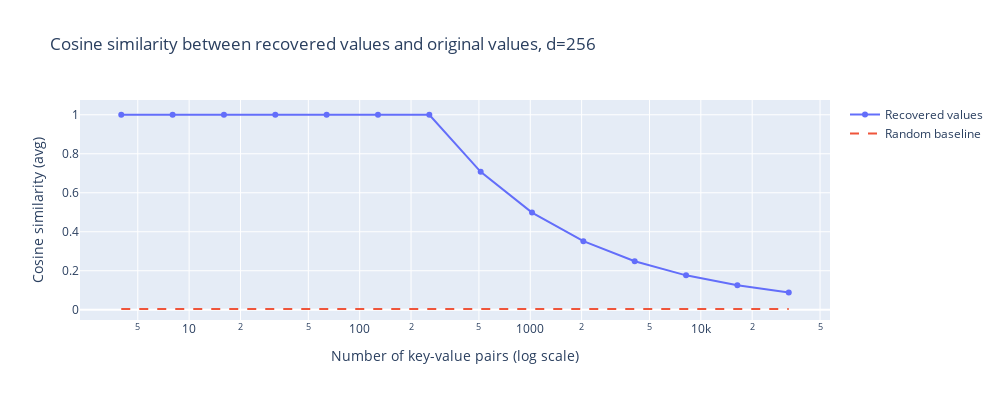
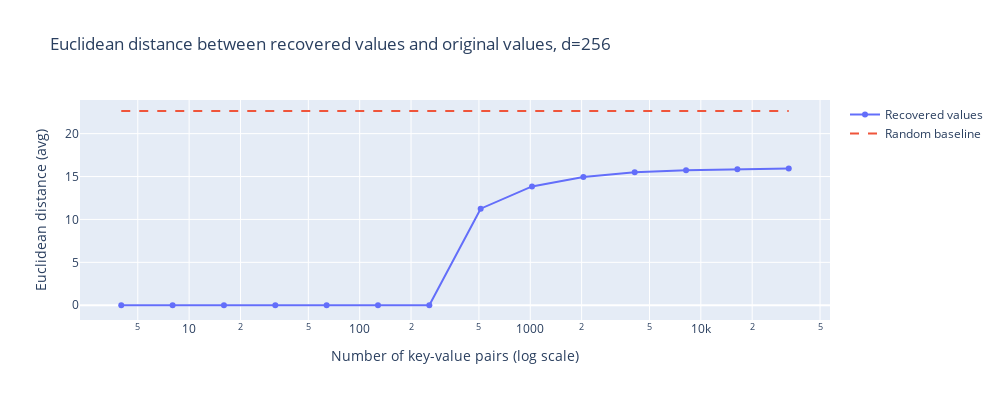

The notebook cell these images were saved under, in order:
### Code cell
fig_cos = go.Figure()
fig_cos.add_trace(go.Scatter(x=n_values, y=cos_sim_values, mode='lines+markers', name='Recovered values'))
fig_cos.add_trace(go.Scatter(x=n_values, y=[baseline_cos_sim]*len(n_values), mode='lines', name='Random baseline', line=dict(dash='dash')))
fig_cos.update_xaxes(title_text="Number of key-value pairs (log scale)", type='log')
fig_cos.update_yaxes(title_text="Cosine similarity (avg)")
fig_cos.update_layout(title=f"Cosine similarity between recovered values and original values, d={d}", height = 400, width=1000)
fig_cos.show()

fig_dist = go.Figure()
fig_dist.add_trace(go.Scatter(x=n_values, y=euclidean_distance_values, mode='lines+markers', name='Recovered values'))
fig_dist.add_trace(go.Scatter(x=n_values, y=[baseline_euclidean_distance]*len(n_values), mode='lines', name='Random baseline', line=dict(dash='dash')))
fig_dist.update_xaxes(title_text="Number of key-value pairs (log scale)", type='log')
fig_dist.update_yaxes(title_text="Euclidean distance (avg)")
fig_dist.update_layout(title=f"Euclidean distance between recovered values and original values, d={d}", height = 400, width=1000)
fig_dist.show()

### Figure 1 — Plotly figure (JSON) as saved in the notebook; plotly's stock layout.template omitted (floating-point values rounded to 4 significant figures)
{"data": [{"mode": "lines+markers", "name": "Recovered values", "type": "scatter", "x": [4, 8, 16, 32, 64, 128, 256, 512, 1024, 2048, 4096, 8192, 16384, 32768], "y": [1.0, 1.0, 1.0, 1, 1, 1, 1, 0.7072, 0.4985, 0.352, 0.2487, 0.1766, 0.1252, 0.08825]}, {"line": {"dash": "dash"}, "mode": "lines", "name": "Random baseline", "type": "scatter", "x": [4, 8, 16, 32, 64, 128, 256, 512, 1024, 2048, 4096, 8192, 16384, 32768], "y": [0.004002, 0.004002, 0.004002, 0.004002, 0.004002, 0.004002, 0.004002, 0.004002, 0.004002, 0.004002, 0.004002, 0.004002, 0.004002, 0.004002]}], "layout": {"height": 400, "title": {"text": "Cosine similarity between recovered values and original values, d=256"}, "width": 1000, "xaxis": {"title": {"text": "Number of key-value pairs (log scale)"}, "type": "log"}, "yaxis": {"title": {"text": "Cosine similarity (avg)"}}}}

### Figure 2 — Plotly figure (JSON) as saved in the notebook; plotly's stock layout.template omitted (floating-point values rounded to 4 significant figures)
{"data": [{"mode": "lines+markers", "name": "Recovered values", "type": "scatter", "x": [4, 8, 16, 32, 64, 128, 256, 512, 1024, 2048, 4096, 8192, 16384, 32768], "y": [6.059e-06, 6.499e-06, 9.559e-06, 1.089e-05, 1.563e-05, 2.218e-05, 0.0003607, 11.25, 13.85, 14.95, 15.5, 15.74, 15.86, 15.93]}, {"line": {"dash": "dash"}, "mode": "lines", "name": "Random baseline", "type": "scatter", "x": [4, 8, 16, 32, 64, 128, 256, 512, 1024, 2048, 4096, 8192, 16384, 32768], "y": [22.64, 22.64, 22.64, 22.64, 22.64, 22.64, 22.64, 22.64, 22.64, 22.64, 22.64, 22.64, 22.64, 22.64]}], "layout": {"height": 400, "title": {"text": "Euclidean distance between recovered values and original values, d=256"}, "width": 1000, "xaxis": {"title": {"text": "Number of key-value pairs (log scale)"}, "type": "log"}, "yaxis": {"title": {"text": "Euclidean distance (avg)"}}}}
